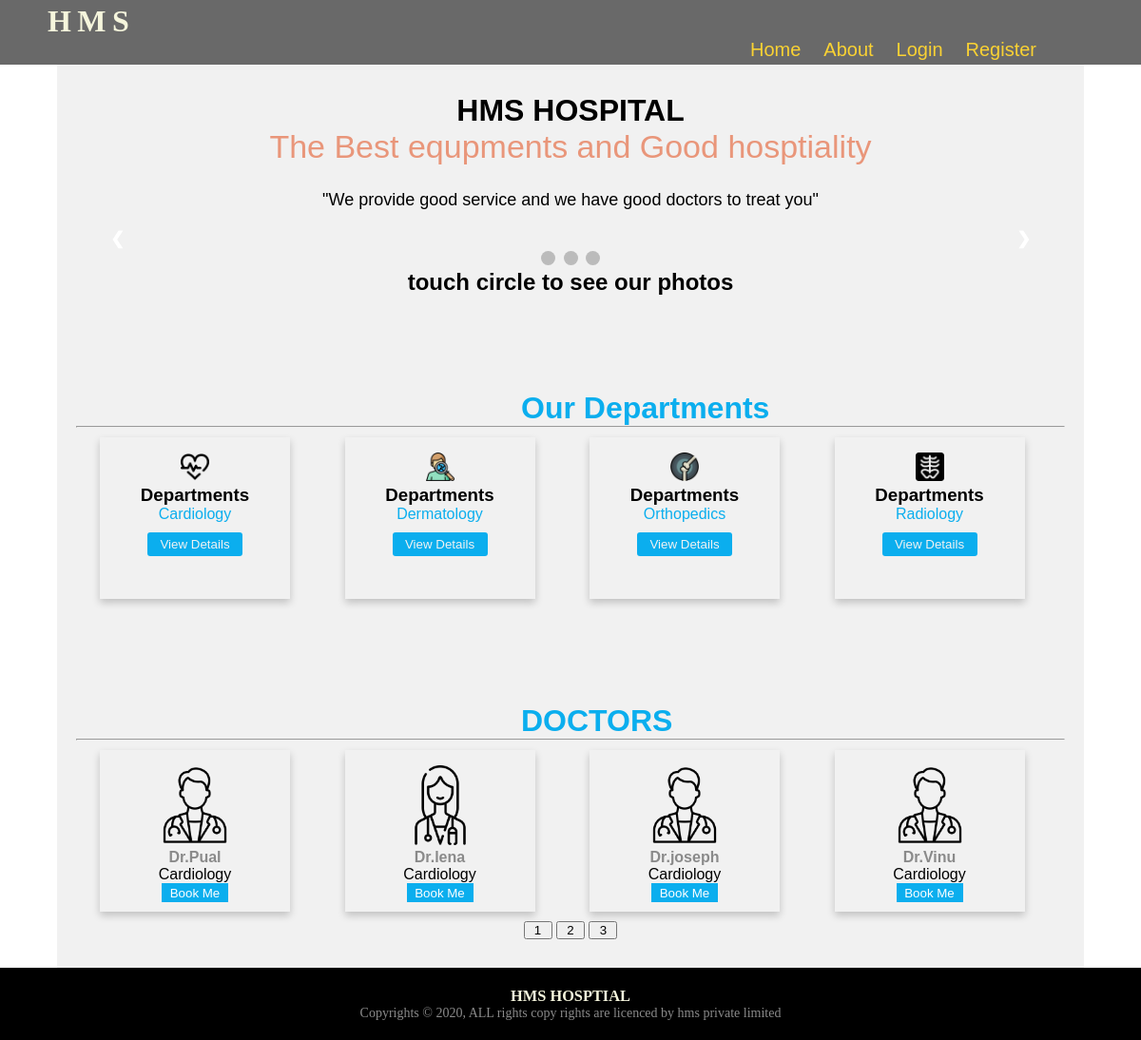
The page / on the database its author committed.
### hospitalAPP/models.py (models this page shows, shortened)
class Departments(models.Model):
    name = models.CharField(max_length=25, unique=True)
    slug = models.SlugField(max_length=25, unique=True)
    icon = models.ImageField(upload_to="Departments")
    discrpition = models.TextField(max_length=200)
    class Meta:
        ordering = ('name',)
        verbose_name = 'Department'
        verbose_name_plural = 'Departments'
    def __str__(self):
        return '{}'.format(self.name)

class Doctors(models.Model):
    doc_name = models.CharField(max_length=25, unique=True)
    departments = models.ForeignKey(Departments, on_delete=models.CASCADE)
    photos = models.ImageField(upload_to="Doctors")
    numbers = models.CharField(max_length=12)
    available = models.BooleanField(default=True)
    class Meta:
        ordering = ('departments',)
        verbose_name = 'Docter'
        verbose_name_plural = 'Doctories'

### hospitalAPP/views.py (the view)
# urls.py: 2. Add a URL to urlpatterns:  path('', views.home, name='home')
def home(request):
    dep = Departments.objects.all()
    doctors_list = Doctors.objects.all().filter(available=True)
    paginator = Paginator(doctors_list, 4)
    try:
        page = int(request.GET.get('page', '1'))
    except:
        page = 1
    try:
        doctors_lst = paginator.page(page)
    except (EmptyPage, InvalidPage):
        doctors_lst = paginator.page(paginator.num_pages)
    return render(request, 'home.html',{"depar":dep,"doct":doctors_lst})

### templates/home.html (shortened to what this page needs)
{% extends 'base.html' %}
{% load static %}
{% block content %}
<h1 style="text-align: center;">HMS HOSPITAL</h1>
<p style="font-size: 34px;color:darksalmon;text-align:center;font-family:Impact, Haettenschweiler, 'Arial Narrow Bold', sans-serif ">
    The Best equpments and Good hosptiality <br> <p style="text-align: center;line-height: 4em;
    font-size: large;">"We provide good service and we have good doctors to treat you"</p> </p>
    <div class="slideshow-container">
        <a class="prev" onclick="plusSlides(-1)">&#10094;</a>
        <a class="next" onclick="plusSlides(1)">&#10095;</a>
      </div>
      <br>
      <div style="text-align:center">
        <span class="dot" onclick="currentSlide(1)"></span>
        <span class="dot" onclick="currentSlide(2)"></span>
        <span class="dot" onclick="currentSlide(3)"></span>
      </div>
      <h2 style="text-align:center;">touch circle to see our photos</h2>
    <h1 class="dep">Our Departments</h1>
<hr>
<div class="row">
    {% for d in depar %}
    <div class="column">
        <div class="card">
            <img src="{{d.icon.url}}" alt="icon" width="30px", height="30px" >
            <h3>Departments</h3>
            <p class="d-name">{{d.name}}</p>
            <a href="{% url 'depview' d.id %}"><button class="view">View Details</button></a>
        </div>
    </div>
    {% endfor %}
</div>
<h1 class="doc-dep">DOCTORS</h1>
<hr>
<div class="row">
    {% for do in doct %}
   <div class="column">
    <div class="card">
    <img src="{{do.photos.url}}" alt="Avatar" style="width: 50%;">
        <div class="d-container">
        <h4 class="D-name"><b>Dr.{{do.doc_name}}</b></h4>
        <p>{{do.departments}}</p>
        {% if user.is_authenticated %}
        <a href="{% url 'booking' %}"><button class="Bookme">Book Me</button></a>
        {% else %}
        <a href="{% url 'login' %}"><button class="Bookme">Book Me</button></a>
        {% endif %}
    </div>
    </div>
</div>
{% endfor %}
</div>
<div class="page_int">
    {% for dg in doct.paginator.page_range %}
       <a class="" href="?page={{dg}}"><button class="{% if doct.number == pg %} active {% endif %}", style="width: 30px
        ;">{{dg}}</button></a>
       {% endfor %}
    </div>
{% endblock %}

### templates/base.html (shortened to what this page needs)
{% load static %}
<!DOCTYPE html>
<html lang="en">
<head>
    <link rel="stylesheet" href="{% static 'css/main.css' %}">
</head>
<body>
    <div class="navbar">
     <h1 class="logo">HMS </h1>
       <ul>
          <a href="/"><li>Home</li></a>
          <a href="{% url 'about' %}"><li>About</li></a>
           {% if user.is_authenticated %}
           <li>{{user.username}}</li></a>
           <a href="{% url 'userlog' %}"><li>Dashboard</li></a>
           <a href="{% url 'logout' %}"><li>logout</li></a>
           {% else %}
          <a href="{% url 'login' %}"><li>Login</li></a>
          <a href="{% url 'register' %}"><li>Register</li></a>
           {% endif %}
        </ul>
    </div>
    <div class="main">
   {% block content %}
        {% endblock %}
    </div>
    <div class="footer">
        <h3>HMS HOSPTIAL</h3>
        <p>Copyrights &copy; 2020, ALL rights copy rights are licenced by hms private limited </p>
    </div>
</body>
</html>

### static/css/main.css (style rules this page uses)
* { margin: 0; padding: 0; box-sizing: border-box; }
.navbar { background-color: dimgray; align-items: center; padding: 4px 50px 4px; }
.logo { letter-spacing: .2em; color: beige; }
.navbar ul { margin-right: 40px; text-align: right; }
.navbar ul li { color: rgb(250, 210, 51); display: inline-block; text-decoration: none; margin-right: 20px; font-size: 20px; font-family: 'Franklin Gothic Medium', 'Arial Narrow', Arial, sans-serif; }
.main { font-family: 'Franklin Gothic Medium', 'Arial Narrow', Arial, sans-serif; background-color: #f1f1f1; padding: 30px 20px; margin: 0 auto; width: 90vw; min-height: calc(100vh - 67px - 92px); }
.footer { float: bottom; background: #000; color:#8a8a8a; font-size: 14px; padding: 20px; }
.footer h3 { color: beige; text-align: center; font-family: 'Times New Roman', Times, serif; }
.footer p { text-align: center; }
.column { float: left; width: 25%; padding: 10px 20px; }
.row { margin: 0 5px; }
.row:after { content: ""; display: table; clear: both; }
.card { box-shadow: 0 4px 8px 0 rgba(0, 0, 0, 0.2); padding: 16px; text-align: center; background-color:#f1f1f1; }
.d-name { color: #0baeee; }
.dep { color: #0baeee; padding-left: 45%; padding-top: 100px; }
.doc-dep { color: #0baeee; padding-left: 45%; padding-top: 100px; }
.D-name { color: #8a8a8a; }
.card { box-shadow: 0 4px 8px 0 rgba(0, 0,0, 0.2); transition: 0.3s; padding: 16px; height: 170px; width: 200px; }
.d-container { padding: 2px -16px; height: 15px; }
.page_int { text-align: center; }
.view { margin: 10px; background-color: #0baeee; color: #f2f2f2; border: none; border-radius: 3px; height: 25px; width: 100px; }
.Bookme { background:#0baeee ; color: #fff; border: none; width: 70px; height: 20px; cursor: pointer; }
.slideshow-container { max-width: 1000px; position: relative; margin: auto; }
.prev, .next { cursor: pointer; position: absolute; top: 50%; width: auto; margin-top: -22px; padding: 16px; color: white; font-weight: bold; font-size: 18px; transition: 0.6s ease; border-radius: 0 3px 3px 0; user-select: none; }
.next { right: 0; border-radius: 3px 0 0 3px; }
.dot { cursor: pointer; height: 15px; width: 15px; margin: 0 2px; background-color: #bbb; border-radius: 50%; display: inline-block; transition: background-color 0.6s ease; }

### rows shown on the page
Departments: icon (picture), name "Cardiology"
Departments: icon (picture), name "Dermatology"
Departments: icon (picture), name "Orthopedics"
Departments: icon (picture), name "Radiology"
Doctors: photos (picture), doc_name "Pual", departments "Cardiology"
Doctors: photos (picture), doc_name "lena", departments "Cardiology"
Doctors: photos (picture), doc_name "joseph", departments "Cardiology"
Doctors: photos (picture), doc_name "Vinu", departments "Cardiology"

### other values the page prints
{{ dg }} "1" "2" "3"
